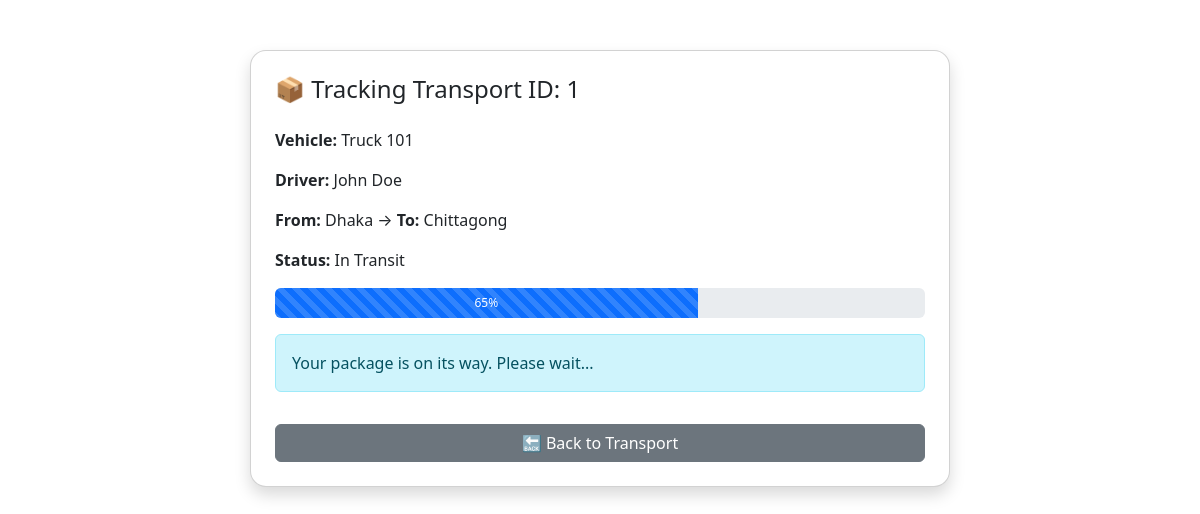
/transport/track.php?id=1, run on the app's committed database.
### tables this page shows
CREATE TABLE transport (
    id INT AUTO_INCREMENT PRIMARY KEY,
    vehicle VARCHAR(100) NOT NULL,
    driver VARCHAR(100) NOT NULL,
    origin VARCHAR(150),
    destination VARCHAR(150),
    status ENUM('Pending', 'In Transit', 'Delivered') DEFAULT 'Pending',
    date DATE,
    latitude DECIMAL(10, 6),
    longitude DECIMAL(10, 6),
    created_at TIMESTAMP DEFAULT CURRENT_TIMESTAMP
);

### transport/track.php (the view, shortened to what this page needs)
<?php
require_once('../config/db.php');
$id = $_GET['id'];
$stmt = $conn->prepare("SELECT * FROM transport WHERE id = ?");
$stmt->bind_param("i", $id);
$stmt->execute();
$result = $stmt->get_result();
$transport = $result->fetch_assoc();
$status = $transport['status'];
$progress = 0;
switch ($status) {
    case 'In Transit': $progress = 65; break;
}
?>
<!DOCTYPE html>
<html lang="en">
<head>
  <link href="https://cdn.jsdelivr.net/npm/bootstrap@5.3.2/dist/css/bootstrap.min.css" rel="stylesheet">
</head>
<body>
<div class="container">
  <div class="card shadow track-card p-4">
    <h4 class="mb-4">📦 Tracking Transport ID: <?= $id ?></h4>
    <p><strong>Vehicle:</strong> <?= htmlspecialchars($transport['vehicle']) ?></p>
    <p><strong>Driver:</strong> <?= htmlspecialchars($transport['driver']) ?></p>
    <p><strong>From:</strong> <?= htmlspecialchars($transport['origin']) ?> → <strong>To:</strong> <?= htmlspecialchars($transport['destination']) ?></p>
    <p><strong>Status:</strong> <?= $status ?></p>
    <div class="progress mb-3" style="height: 30px;">
      <div class="progress-bar progress-bar-striped progress-bar-animated"
           role="progressbar"
           style="width: <?= $progress ?>%;"
           aria-valuenow="<?= $progress ?>"
           aria-valuemin="0"
           aria-valuemax="100">
        <?= $progress ?>%
      </div>
    </div>
    <?php if ($progress < 100): ?>
      <div class="alert alert-info">Your package is on its way. Please wait...</div>
    <?php else: ?>
      <div class="alert alert-success">Your package has been successfully delivered!</div>
    <?php endif; ?>
    <a href="index.php" class="btn btn-secondary mt-3">🔙 Back to Transport</a>
  </div>
</div>
</body>
</html>

### transport/track.php (style rules this page uses)
.track-card { max-width: 700px; margin: 0 auto; margin-top: 50px; border-radius: 1rem; }

### data on the page
transport: vehicle "Truck 101", driver "John Doe", origin "Dhaka", destination "Chittagong", status "In Transit", status "65"

### other printed values
$id "1"
